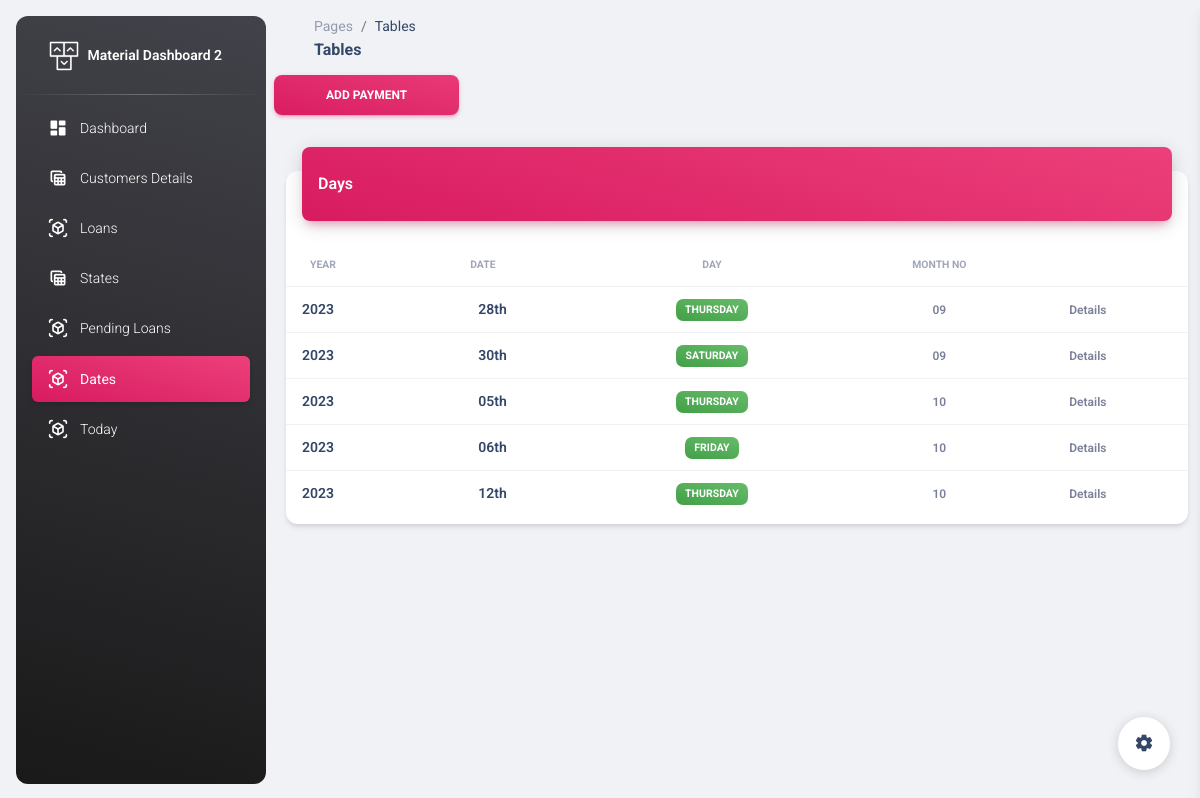
Screenshot of /administration/dates/ (signed in) with the database file from the repository.
### administration/models.py (models this page shows)
class PaymentDay(models.Model):
    payment_date=models.DateField()

### administration/views.py (the view)
# urls.py: path("dates/",dates,name="dates"),
@login_required
def dates(request):
    day=PaymentDay.objects.all()
    context = {
        'days': day,
    }
    return render(request,"administration/dates.html",context)

### administration/templates/administration/dates.html (shortened to what this page needs)
<!DOCTYPE html>
<html lang="en">
  {% load static %}
<head>
  <link href="{% static 'administration/assets/css/nucleo-icons.css'%}" rel="stylesheet" />
  <link href="{% static 'administration/assets/css/nucleo-svg.css'%}" rel="stylesheet" />
  <link id="pagestyle" href="{% static 'administration/assets/css/material-dashboard.css'%}" rel="stylesheet" />
</head>
<body class="g-sidenav-show  bg-gray-200">
  <aside class="sidenav navbar navbar-vertical navbar-expand-xs border-0 border-radius-xl my-3 fixed-start ms-3   bg-gradient-dark" id="sidenav-main">
    <div class="sidenav-header">
      <a class="navbar-brand m-0" href=" https://demos.creative-tim.com/material-dashboard/pages/dashboard " target="_blank">
        <img src="{% static 'administration/assets/img/logo-ct.png'%}" class="navbar-brand-img h-100" alt="main_logo">
        <span class="ms-1 font-weight-bold text-white">Material Dashboard 2</span>
      </a>
    </div>
    <hr class="horizontal light mt-0 mb-2">
    <div class="collapse navbar-collapse  w-auto " id="sidenav-collapse-main">
      <ul class="navbar-nav">
        <li class="nav-item">
          <a class="nav-link text-white " href="{% url 'dashboard'%}">
            <div class="text-white text-center me-2 d-flex align-items-center justify-content-center">
              <i class="material-icons opacity-10">dashboard</i>
            </div>
            <span class="nav-link-text ms-1">Dashboard</span>
          </a>
        </li>
        <li class="nav-item">
          <a class="nav-link text-white " href="{% url 'customer_details'%}">
            <div class="text-white text-center me-2 d-flex align-items-center justify-content-center">
              <i class="material-icons opacity-10">table_view</i>
            </div>
            <span class="nav-link-text ms-1">Customers Details</span>
          </a>
        </li>
        <li class="nav-item">
          <a class="nav-link text-white " href="{% url 'loans'%}">
            <div class="text-white text-center me-2 d-flex align-items-center justify-content-center">
              <i class="material-icons opacity-10">view_in_ar</i>
            </div>
            <span class="nav-link-text ms-1">Loans</span>
          </a>
        </li>
        <li class="nav-item">
            <a class="nav-link text-white " href="{% url 'states'%}">
              <div class="text-white text-center me-2 d-flex align-items-center justify-content-center">
                <i class="material-icons opacity-10">table_view</i>
              </div>
              <span class="nav-link-text ms-1">States</span>
            </a>
          </li>
          <li class="nav-item">
            <a class="nav-link text-white " href="{% url 'applied'%}">
              <div class="text-white text-center me-2 d-flex align-items-center justify-content-center">
                <i class="material-icons opacity-10">view_in_ar</i>
              </div>
              <span class="nav-link-text ms-1">Pending Loans </span>
            </a>
          </li>
          <li class="nav-item">
            <a class="nav-link text-white active bg-gradient-primary " href="{% url 'dates'%}">
              <div class="text-white text-center me-2 d-flex align-items-center justify-content-center">
                <i class="material-icons opacity-10">view_in_ar</i>
              </div>
              <span class="nav-link-text ms-1">Dates </span>
            </a>
          </li>
          <li class="nav-item">
            <a class="nav-link text-white  " href="{% url 'today'%}">
              <div class="text-white text-center me-2 d-flex align-items-center justify-content-center">
                <i class="material-icons opacity-10">view_in_ar</i>
              </div>
              <span class="nav-link-text ms-1">Today</span>
            </a>
          </li>
      </ul>
    </div>
  </aside>
  <main class="main-content position-relative max-height-vh-100 h-100 border-radius-lg ">
    <nav class="navbar navbar-main navbar-expand-lg px-0 mx-4 shadow-none border-radius-xl" id="navbarBlur" data-scroll="true">
      <div class="container-fluid py-1 px-3">
        <nav aria-label="breadcrumb">
          <ol class="breadcrumb bg-transparent mb-0 pb-0 pt-1 px-0 me-sm-6 me-5">
            <li class="breadcrumb-item text-sm"><a class="opacity-5 text-dark" href="javascript:;">Pages</a></li>
            <li class="breadcrumb-item text-sm text-dark active" aria-current="page">Tables</li>
          </ol>
          <h6 class="font-weight-bolder mb-0">Tables</h6>
        </nav>
      </div>
    </nav>
    <a href="{% url 'payment'%}"><button class="btn bg-gradient-primary w-20  mb-2" type="button" onclick="{% url 'payment'%}">Add Payment</button><a/>
    <div class="container-fluid py-4">
      <div class="row">
        <div class="col-12">
          <div class="card my-4">
            <div class="card-header p-0 position-relative mt-n4 mx-3 z-index-2">
              <div class="bg-gradient-primary shadow-primary border-radius-lg pt-4 pb-3">
                <h6 class="text-white text-capitalize ps-3">Days</h6>
              </div>
            </div>
            <div class="card-body px-0 pb-2">
              <div class="table-responsive p-0">
                <table class="table align-items-center mb-0">
                  <thead>
                    <tr>
                      <th class="text-uppercase text-secondary text-xxs font-weight-bolder opacity-7">Year</th>
                      <th class="text-uppercase text-secondary text-xxs font-weight-bolder opacity-7 ps-2">Date</th>
                      <th class="text-center text-uppercase text-secondary text-xxs font-weight-bolder opacity-7">Day</th>
                      <th class="text-center text-uppercase text-secondary text-xxs font-weight-bolder opacity-7">Month No</th>
                      <th class="text-secondary opacity-7"></th>
                    </tr>
                  </thead>
                  <tbody>
                    {% for day in days%}
                    <tr>
                      <td>
                        <div class="d-flex px-2 py-1">
                          <div class="d-flex flex-column justify-content-center">
                            <h6 class="mb-0 text-sm">{{day.payment_date.year}}</h6>
                          </div>
                        </div>
                      </td>
                      <td>
                        <div class="d-flex px-2 py-1">
                          <div class="d-flex flex-column justify-content-center">
                            <h6 class="mb-0 text-sm">{{ day.payment_date|date:"d" }}th</h6>
                          </div>
                        </div>
                      </td>
                      <td class="align-middle text-center text-sm">
                        <span class="badge badge-sm bg-gradient-success">{{ day.payment_date|date:"l" }}</span>
                      </td>
                      <td class="align-middle text-center">
                        <span class="text-secondary text-xs font-weight-bold">{{ day.payment_date|date:"m" }}</span>
                      </td>
                      <td class="align-middle">
                        <a href="{% url 'payment_day_details' day.id %}" class="text-secondary font-weight-bold text-xs" data-toggle="tooltip" data-original-title="Edit user">
                          Details
                        </a>
                      </td>
                    </tr>
                    {% endfor %}
                  </tbody>
                </table>
              </div>
            </div>
          </div>
        </div>
      </div>
    </div>
  </main>
  <div class="fixed-plugin">
    <a class="fixed-plugin-button text-dark position-fixed px-3 py-2">
      <i class="material-icons py-2">settings</i>
    </a>
  </div>
</body>
</html>

### rows the page displays
PaymentDay: payment_date.year "2023", payment_date "28", payment_date "THURSDAY", payment_date "09"
PaymentDay: payment_date.year "2023", payment_date "30", payment_date "SATURDAY", payment_date "09"
PaymentDay: payment_date.year "2023", payment_date "05", payment_date "THURSDAY", payment_date "10"
PaymentDay: payment_date.year "2023", payment_date "06", payment_date "FRIDAY", payment_date "10"
PaymentDay: payment_date.year "2023", payment_date "12", payment_date "THURSDAY", payment_date "10"
